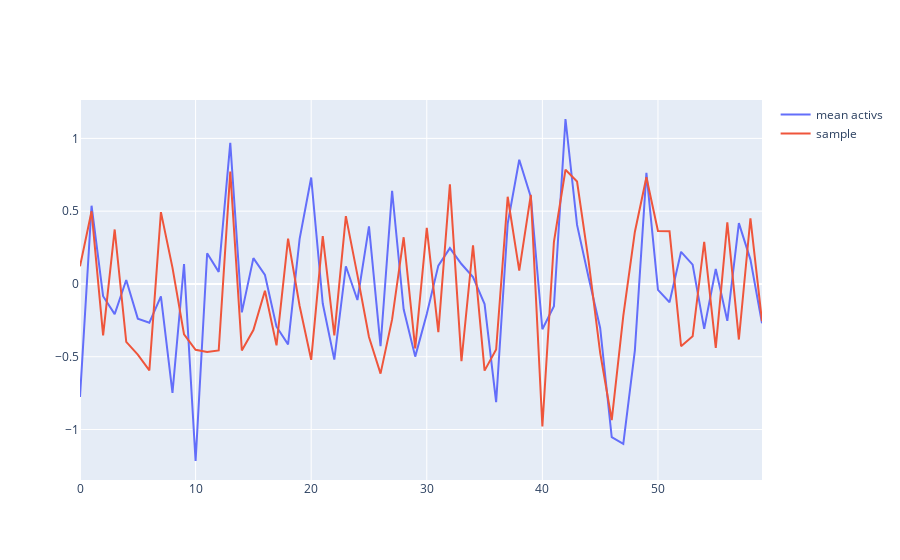

Write notebook code for a chart like this one.
### Code cell
import plotly.graph_objects as go

fig = go.Figure()
fig.add_trace(go.Scatter(x=[x for x in range(len(df_mean_cat.iloc[0, :]))], 
                         y=df_mean_cat.iloc[0, 4:], 
                         mode='lines', name='mean activs'))

fig.add_trace(go.Scatter(x=[x for x in range(len(df_act_sample.iloc[0, :]))], 
                         y=df_act_sample.iloc[0, 4:], 
                         mode='lines', name='sample'))

fig.show()
